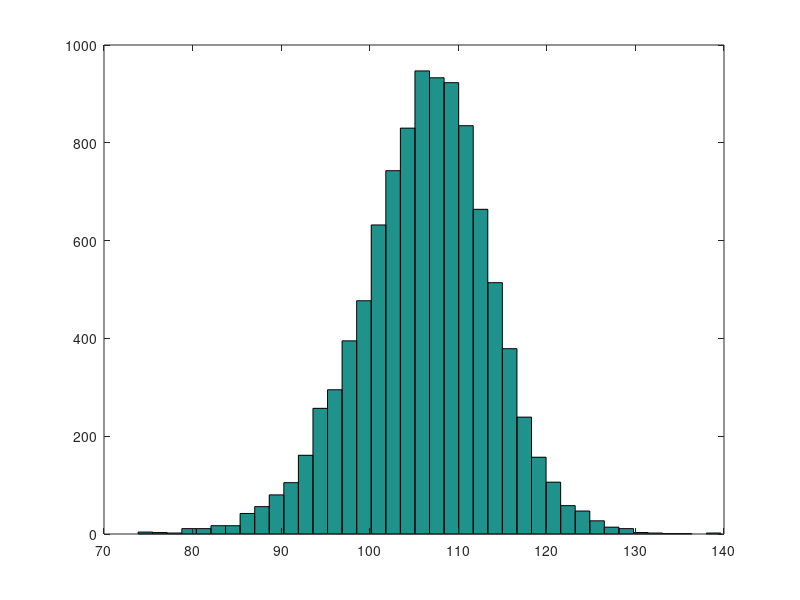

Write the MATLAB code that produced this figure.
%norcaugibbs.m
clear all
close all force
randn('state',4);

data = [100,106,110,97,90,112,120,95,96,109];
yhat = 103.5;
%
lendata=length(data);
sumdata=sum(data);

sigma2 = 90;
tau2 = 120;
mu = 110;
%
theta = 0;
thetas =[theta];
lambda = gamma(0.5);
lambdas=[lambda];
burn =1000;
ntotal = 10000 + burn;
tic
for i = 1: ntotal
  theta = (tau2/(tau2 + lambda * sigma2) * yhat + ...
    lambda * sigma2/(tau2 + lambda * sigma2) * mu) + ...
    sqrt(tau2 * sigma2/(tau2 + lambda *sigma2)) * randn;
  lambda =  exprnd( 1/((tau2 + (theta - mu)^2)/(2*tau2)));
thetas =[thetas theta];
lambdas =[lambdas lambda];
end
toc
%
 mean(thetas(burn+1:end))
 var(thetas(burn+1:end))
 hist(thetas(burn+1:end), 40)
 prctile(thetas(burn+1:end), 2.5)
 prctile(thetas(burn+1:end), 97.5)